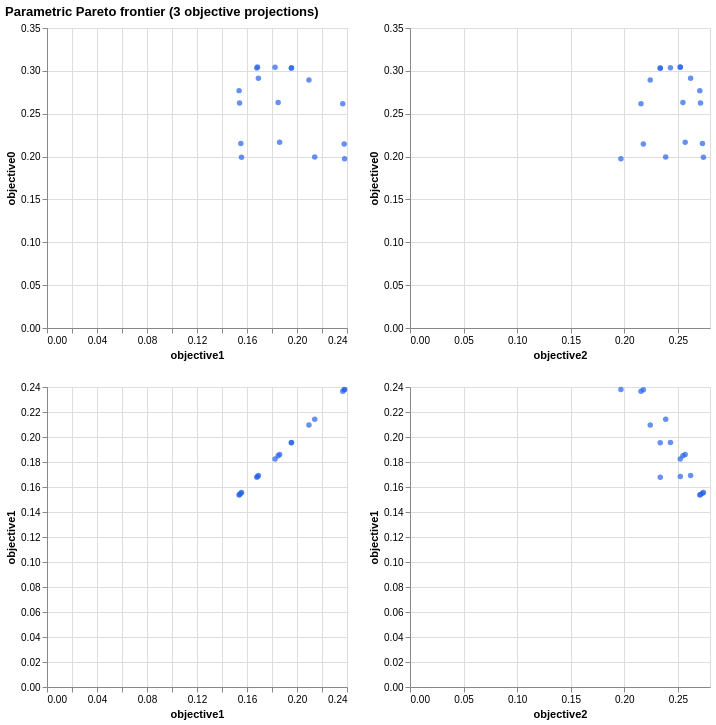

Vega-Lite specification for this chart:
### Vega-Lite specification from a JSON file in a GitHub repository (floating-point values rounded to 4 significant figures)
{"$schema": "https://vega.github.io/schema/vega-lite/v5.json", "title": "Parametric Pareto frontier (3 objective projections)", "width": 250, "height": 250, "data": {"values": [{"index": 0, "objective0": 0.1991, "objective1": 0.1556, "objective2": 0.2739, "selectedCount": 10}, {"index": 1, "objective0": 0.2152, "objective1": 0.1551, "objective2": 0.2729, "selectedCount": 10}, {"index": 2, "objective0": 0.2166, "objective1": 0.1861, "objective2": 0.2568, "selectedCount": 10}, {"index": 3, "objective0": 0.1996, "objective1": 0.2142, "objective2": 0.2387, "selectedCount": 10}, {"index": 4, "objective0": 0.2148, "objective1": 0.2378, "objective2": 0.2178, "selectedCount": 10}, {"index": 5, "objective0": 0.1976, "objective1": 0.2381, "objective2": 0.1968, "selectedCount": 10}, {"index": 6, "objective0": 0.2624, "objective1": 0.1541, "objective2": 0.2712, "selectedCount": 10}, {"index": 7, "objective0": 0.2631, "objective1": 0.1849, "objective2": 0.2547, "selectedCount": 10}, {"index": 8, "objective0": 0.2617, "objective1": 0.2366, "objective2": 0.2156, "selectedCount": 10}, {"index": 9, "objective0": 0.2769, "objective1": 0.1537, "objective2": 0.2705, "selectedCount": 10}, {"index": 10, "objective0": 0.2915, "objective1": 0.1691, "objective2": 0.2619, "selectedCount": 10}, {"index": 11, "objective0": 0.3037, "objective1": 0.1957, "objective2": 0.2431, "selectedCount": 10}, {"index": 12, "objective0": 0.3043, "objective1": 0.1825, "objective2": 0.2522, "selectedCount": 10}, {"index": 13, "objective0": 0.3045, "objective1": 0.1684, "objective2": 0.2523, "selectedCount": 10}, {"index": 14, "objective0": 0.2894, "objective1": 0.2096, "objective2": 0.2242, "selectedCount": 10}, {"index": 15, "objective0": 0.3032, "objective1": 0.1954, "objective2": 0.2335, "selectedCount": 10}, {"index": 16, "objective0": 0.3032, "objective1": 0.1678, "objective2": 0.2336, "selectedCount": 10}]}, "repeat": {"column": ["objective1", "objective2"], "row": ["objective0", "objective1"]}, "spec": {"mark": {"type": "point", "filled": true, "color": "#2563eb"}, "encoding": {"x": {"field": {"repeat": "column"}, "type": "quantitative"}, "y": {"field": {"repeat": "row"}, "type": "quantitative"}}}}
